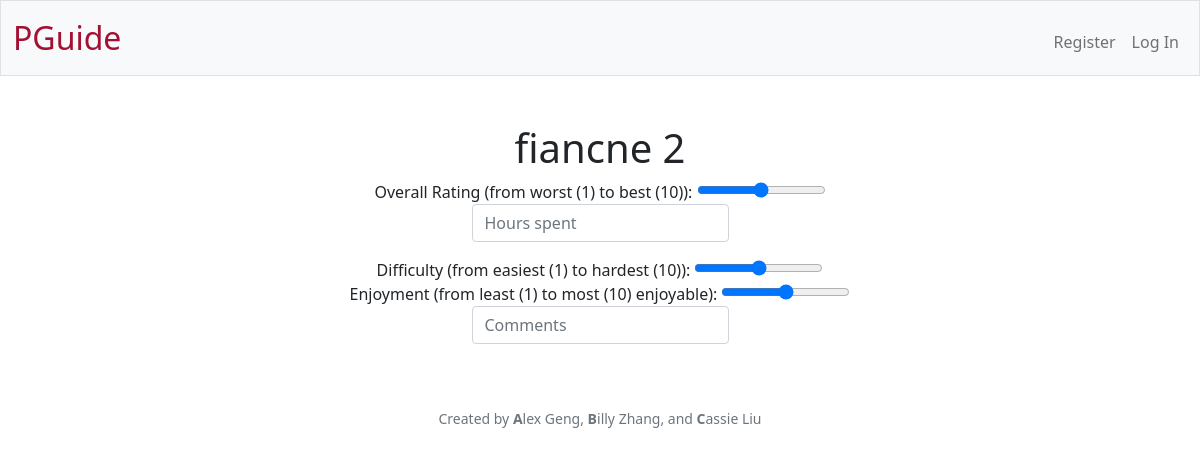
Page /feedback?id=6 on the earlier database version.
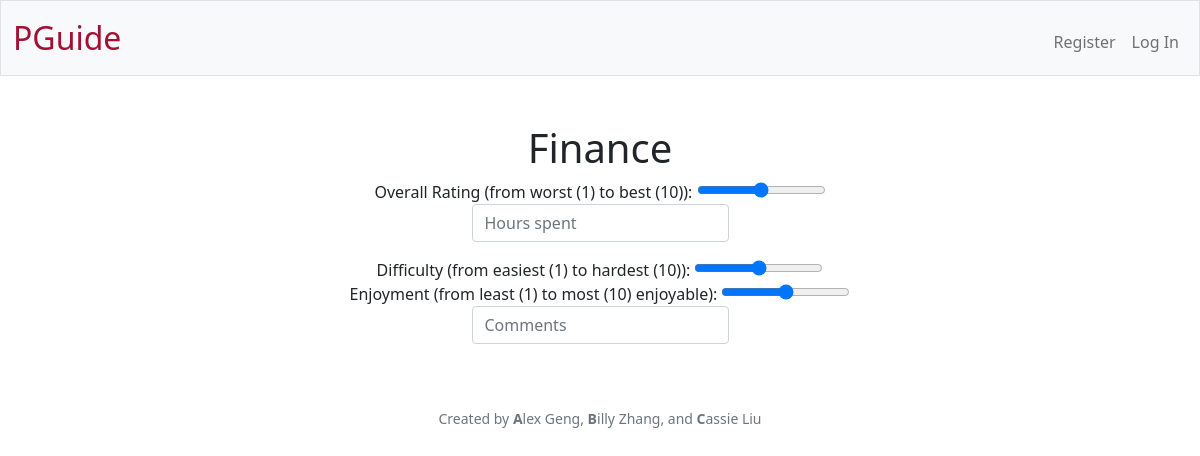
Same page on the later database version.
### tables this page shows
CREATE TABLE psets (id INTEGER PRIMARY KEY AUTOINCREMENT NOT NULL, class_id INTEGER NOT NULL, name TEXT NOT NULL, description TEXT NOT NULL, FOREIGN KEY (class_id) REFERENCES classes(id));

### app.py (the view)
@login_required
@app.route("/feedback", methods=["GET", "POST"])
def feedback():
    if request.method == "GET":
        id = request.args.get("id")
        if not id:
            return apology("Must provide PSET id.", 403)
        psets = db.execute("SELECT * FROM psets WHERE id = ?", id)
        if len(psets) == 0:
            return apology("Invalid PSET id.", 403)
        pset = psets[0]
        return render_template("feedback.html", pset=pset)

### app.py (called while the page is built)
@app.after_request
def after_request(response):
    response.headers["Cache-Control"] = "no-cache, no-store, must-revalidate"
    response.headers["Expires"] = 0
    response.headers["Pragma"] = "no-cache"
    return response

### templates/feedback.html (shortened to what this page needs)
{% extends "layout.html" %}
{% block main %}
    <h1>
        <class="text-start">{{ pset.name }}
    </h1>
    <form action="/feedback" method="post">
        <div>
            Overall Rating (from worst (1) to best (10)):
            <input type="range" name="rating">
        </div>
        <div class="mb-3">
            <input autocomplete="off" autofocus class="form-control mx-auto w-auto" id="hours" name="hours" placeholder="Hours spent" type="number">
        </div>
        <div>
            Difficulty (from easiest (1) to hardest (10)):
            <input type="range" name="difficulty">
        </div>
        <div>
            Enjoyment (from least (1) to most (10) enjoyable):
            <input type="range" name="enjoyment">
        </div>
        <div class="mb-3">
            <input autocomplete="off" autofocus class="form-control mx-auto w-auto" id="comments" name="comments" placeholder="Comments" type="text">
        </div>
    </form>
{% endblock %}

### templates/layout.html (shortened to what this page needs)
<!DOCTYPE html>
<html lang="en">
    <head>
        <link href="https://cdn.jsdelivr.net/npm/bootstrap@5.1.3/dist/css/bootstrap.min.css" rel="stylesheet">
        <link href="/static/styles.css" rel="stylesheet">
    </head>
    <body>
        <nav class="bg-light border navbar navbar-expand-md navbar-light">
            <div class="container-fluid">
                <a class="navbar-brand" href="/"><span class="red">PGuide</span></a>
                <div class="collapse navbar-collapse" id="navbar">
                    {% if session["user_id"] %}
                        <ul class="navbar-nav ms-auto mt-2">
                            <li class="nav-item"><a class="nav-link" href="/logout">Log Out</a></li>
                        </ul>
                    {% else %}
                        <ul class="navbar-nav ms-auto mt-2">
                            <li class="nav-item"><a class="nav-link" href="/register">Register</a></li>
                            <li class="nav-item"><a class="nav-link" href="/login">Log In</a></li>
                        </ul>
                    {% endif %}
                </div>
            </div>
        </nav>
        <main class="container-fluid py-5 text-center">
            {% block main %}{% endblock %}
        </main>
        <footer class="mb-5 small text-center text-muted">
            Created by <b>A</b>lex Geng, <b>B</b>illy Zhang, and <b>C</b>assie Liu
        </footer>
    </body>
</html>

### static/styles.css (style rules this page uses)
nav .navbar-brand { font-size: xx-large; }
nav .navbar-brand .red { color: #A41034; }

Differences in the rows shown:
changed psets: name "fiancne 2" → "Finance"
